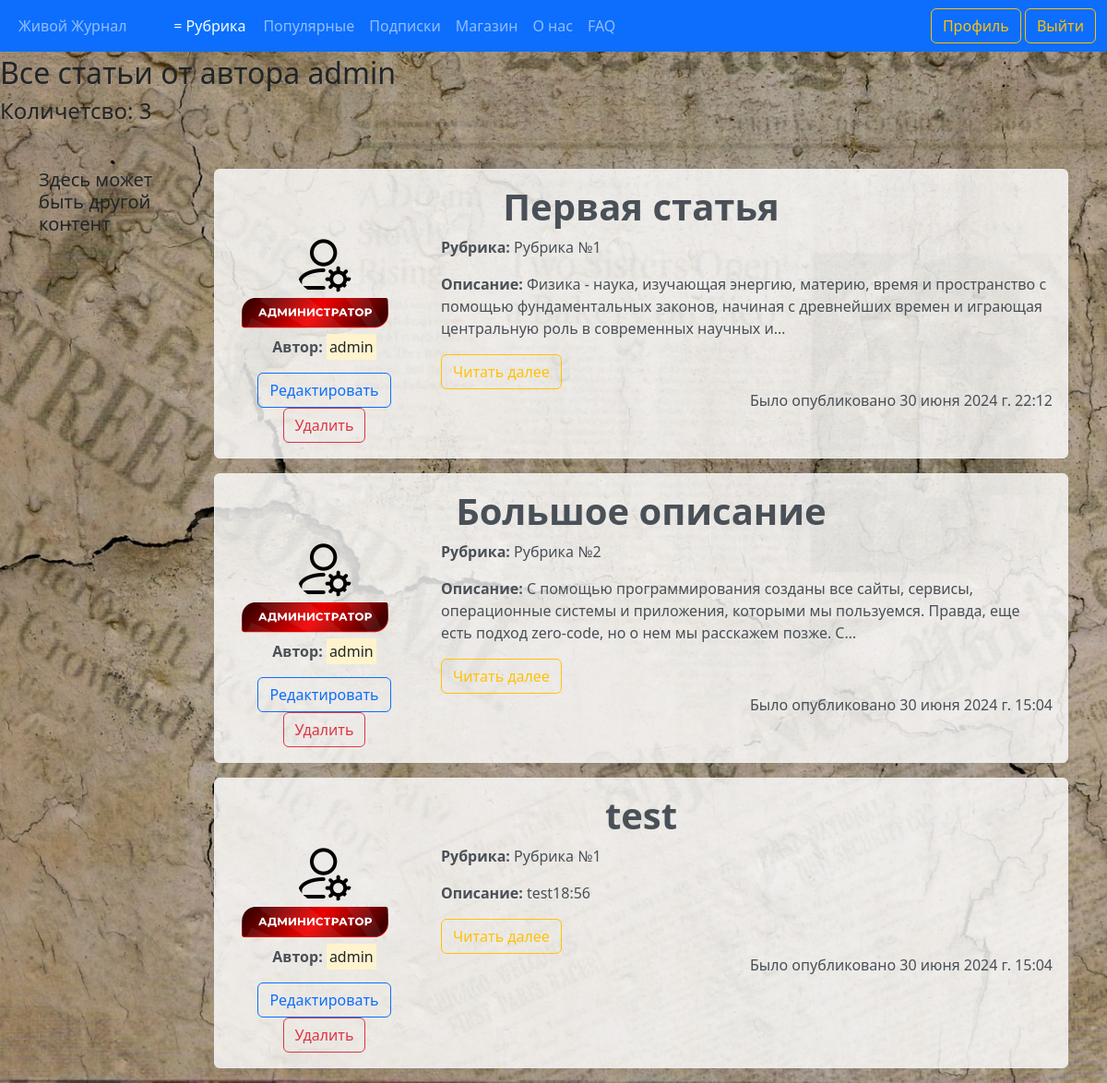
/articles/admin (signed in), run on the app's committed database.
### journal/models.py (models this page shows, shortened)
class Article(models.Model):
    CATEGORY_CHOICES = [
        ('Category №1', 'Рубрика №1'),
        ('Category №2', 'Рубрика №2'),
        ('Category №3', 'Рубрика №3'),
        ('Category №4', 'Рубрика №4'),
        ('Category №5', 'Рубрика №5'),
    ]
    title = models.CharField('Название', max_length=100)
    description = models.TextField('Описание')
    text = models.TextField('Основной текст')
    category = models.CharField(max_length=50, verbose_name='Рубрика', choices=CATEGORY_CHOICES, default='Рубрика №1')
    author = models.ForeignKey(User, verbose_name='Автор', on_delete=models.CASCADE)
    publication = models.BooleanField('Статус публикации', default=False)
    date = models.DateTimeField('Дата', default=timezone.now)
    likes = models.IntegerField('Количество лайков', default=0)
    class Meta:
        verbose_name = 'Статью'
        verbose_name_plural = 'Статьи'

### users/models.py (models this page shows, shortened)
class Profile(models.Model):
    STATUS_CHOICES = {
        ('User', 'Пользователь'),
        ('User VIP', 'VIP пользователь'),
        ('Admin', 'Администратор'),
    }
    user = models.OneToOneField(User, verbose_name='Имя пользователя', on_delete=models.CASCADE)
    img = models.ImageField('Фото пользователя', default='default_user.png', upload_to='user_images')
    status = models.CharField(max_length=20, verbose_name='Статус пользователя', choices=STATUS_CHOICES, default='User')
    vip_status_expiry = models.DateTimeField(verbose_name='Окончание VIP статуса', null=True, blank=True)
    class Meta:
        verbose_name = 'Профаил'
        verbose_name_plural = 'Профайлы'

### journal/views.py (the view)
# urls.py: path('articles/<str:username>', views.UserAllArticlesView.as_view(), name='user-articles'),
class UserAllArticlesView(ListView):
    model = Article
    template_name = 'journal/user_articles.html'
    context_object_name = 'Article'
    paginate_by = 3
    def get_queryset(self):
        user = get_object_or_404(User, username=self.kwargs['username'])
        if self.request.user == user:
            return Article.objects.filter(author=user).order_by('-date')
        return Article.objects.filter(author=user, publication=True).order_by('-date')
    def get_context_data(self, **kwargs):
        ctx = super().get_context_data(**kwargs)
        user = self.request.user
        if user.is_authenticated:
            profile = Profile.objects.get(user=user)
            ctx['profile'] = profile
            author = get_object_or_404(User, username=self.kwargs['username'])
            ctx['is_following'] = Follow.objects.filter(follower=user, following=author).exists()
            ctx['author'] = author
        return ctx

### journal/templates/journal/user_articles.html (shortened to what this page needs)
{% extends 'journal/base.html' %}
{% block content %}
    <h2>Все статьи от автора {{ author }}</h2>
    <h4>Количетсво: {{ page_obj.paginator.count }}</h4>
    <div class="container mt-5">
      <div class="row">
        <div class="col-md-2 sidebar">
          <h5>Здесь может быть другой контент</h5>
        </div>
        <div class="col-md-10">
          {% for article in Article %}
          <div class="alert alert-light">
            <div class="row">
                <h1 style="text-align: center;"><strong>{{ article.title}}</strong></h1>
              <div class="col-md-3">
                  <div class="profile-container">
                    <img src="{{ article.author.profile.img.url }}" alt="{{ author }}" class="user_images">
                    {% if author.profile.status == 'User' %}
                    <img src="/pictures/main_page/user_label.png" alt="Badge" width="180">
                    {% elif author.profile.status == 'Admin' %}
                    <img src="/pictures/main_page/admin_label.png" alt="Badge" width="180">
                    {% else %}
                    <img src="/pictures/main_page/user_vip_label.png" alt="Badge" width="180">
                    {% endif %}
                    <p><b>Автор:</b> <mark>{{ author.username }}</mark></p>
                    {% if user == article.author %}
                      {% if user.profile.status == 'User VIP' or not article.publication %}
                        <a class="btn btn-outline-primary" href="{% url 'articles-update' article.id %}">Редактировать</a>
                      {% elif user.is_superuser %}
                        <a class="btn btn-outline-primary" href="{% url 'articles-update' article.id %}">Редактировать</a>
                      {% endif %}
                    {% endif %}
                    {% if user == article.author or user.is_superuser %}
                      <a class="btn btn-outline-danger" href="{% url 'articles-delete' article.id %}">Удалить</a>
                    {% endif %}
                  </div>
              </div>
              <div class="col-md-9">
                <p><b>Рубрика:</b> {{ article.get_category_display }}</p>
                <p><b>Описание: </b>{{ article.description|striptags|truncatechars:180}}</p>
                  <a class="btn btn-outline-warning" href="{%  url 'articles-detail' article.id %}">Читать далее</a>
                <p class="right-align">Было опубликовано {{ article.date }}</p>
              </div>
            </div>
          </div>
          {% endfor %}
        </div>
      </div>
    </div>
{% endblock %}

### journal/static/journal/main.css (style rules this page uses)
.user_images { width: 64px; height: 64px; border-radius: 50%; margin-right: 15px; }
body { background-repeat: no-repeat; background-size: cover; background-attachment: fixed; background-position: center; padding-top: 60px; }
.alert-light { background-color: rgba(255, 255, 255, 0.8); }
.profile-container { text-align: center; }
.user_images { display: block; margin: 0 auto; }
.right-align { text-align: right; }

### data on the page
Article: title "Первая статья", author.profile.img (picture), publication "Редактировать", shows "Удалить", category "Рубрика №1", description "Физика - наука, изучающая энергию, материю, время и пространство с помощью фундаментальных законов, начиная с древнейших времен и играющая центральную роль в современных научных и…", date "30 июня 2024 г. 22:12"
Article: title "Большое описание", author.profile.img (picture), publication "Редактировать", shows "Удалить", category "Рубрика №2", description "С помощью программирования созданы все сайты, сервисы, операционные системы и приложения, которыми мы пользуемся. Правда, еще есть подход zero-code, но о нем мы расскажем позже. С…", date "30 июня 2024 г. 15:04"
Article: title "test", author.profile.img (picture), publication "Редактировать", shows "Удалить", category "Рубрика №1", description "test18:56", date "30 июня 2024 г. 15:04"

### other printed values
{{ author }} "admin"
{{ page_obj.paginator.count }} "3"
{{ author.username }} "admin"
